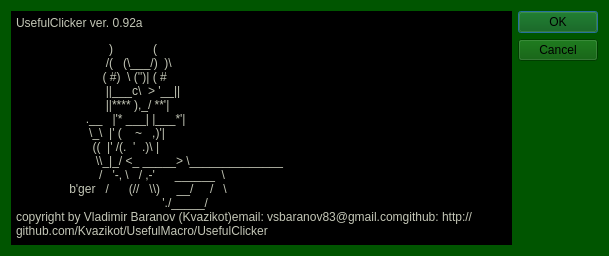
<?xml version="1.0" encoding="UTF-8"?>
<ui version="4.0">
 <class>AboutBox</class>
 <widget class="QDialog" name="AboutBox">
  <property name="geometry">
   <rect>
    <x>0</x>
    <y>0</y>
    <width>609</width>
    <height>256</height>
   </rect>
  </property>
  <property name="windowTitle">
   <string>About UsefulClicker</string>
  </property>
  <property name="styleSheet">
   <string notr="true">background-color: rgb(0, 85, 0);</string>
  </property>
  <layout class="QHBoxLayout" name="horizontalLayout">
   <item>
    <widget class="QTextEdit" name="textEdit">
     <property name="styleSheet">
      <string notr="true">background-color: rgb(0, 0, 0);
color: rgb(196, 199, 183);</string>
     </property>
     <property name="verticalScrollBarPolicy">
      <enum>Qt::ScrollBarAlwaysOff</enum>
     </property>
     <property name="horizontalScrollBarPolicy">
      <enum>Qt::ScrollBarAlwaysOff</enum>
     </property>
     <property name="html">
      <string>&lt;!DOCTYPE HTML PUBLIC &quot;-//W3C//DTD HTML 4.0//EN&quot; &quot;http://www.w3.org/TR/REC-html40/strict.dtd&quot;&gt;
&lt;html&gt;&lt;head&gt;&lt;meta name=&quot;qrichtext&quot; content=&quot;1&quot; /&gt;&lt;meta charset=&quot;utf-8&quot; /&gt;&lt;style type=&quot;text/css&quot;&gt;
p, li { white-space: pre-wrap; }
&lt;/style&gt;&lt;/head&gt;&lt;body style=&quot; font-family:'Segoe UI'; font-size:9pt; font-weight:400; font-style:normal;&quot;&gt;
&lt;p style=&quot; margin-top:0px; margin-bottom:0px; margin-left:0px; margin-right:0px; -qt-block-indent:0; text-indent:0px;&quot;&gt;&lt;span style=&quot; font-family:'Courier New';&quot;&gt;UsefulClicker ver. 0.92a&lt;/span&gt;&lt;/p&gt;
&lt;p style=&quot; margin-top:12px; margin-bottom:0px; margin-left:0px; margin-right:0px; -qt-block-indent:0; text-indent:0px;&quot;&gt;&lt;span style=&quot; font-family:'Courier New';&quot;&gt;                            )            (&lt;/span&gt;&lt;/p&gt;
&lt;p style=&quot; margin-top:0px; margin-bottom:0px; margin-left:0px; margin-right:0px; -qt-block-indent:0; text-indent:0px;&quot;&gt;&lt;span style=&quot; font-family:'Courier New';&quot;&gt;                           /(   (\___/)  )\&lt;/span&gt;&lt;/p&gt;
&lt;p style=&quot; margin-top:0px; margin-bottom:0px; margin-left:0px; margin-right:0px; -qt-block-indent:0; text-indent:0px;&quot;&gt;&lt;span style=&quot; font-family:'Courier New';&quot;&gt;                          ( #)  \ ('')| ( #&lt;/span&gt;&lt;/p&gt;
&lt;p style=&quot; margin-top:0px; margin-bottom:0px; margin-left:0px; margin-right:0px; -qt-block-indent:0; text-indent:0px;&quot;&gt;&lt;span style=&quot; font-family:'Courier New';&quot;&gt;                           ||___c\  &amp;gt; '__||&lt;/span&gt;&lt;/p&gt;
&lt;p style=&quot; margin-top:0px; margin-bottom:0px; margin-left:0px; margin-right:0px; -qt-block-indent:0; text-indent:0px;&quot;&gt;&lt;span style=&quot; font-family:'Courier New';&quot;&gt;                           ||**** ),_/ **'|&lt;/span&gt;&lt;/p&gt;
&lt;p style=&quot; margin-top:0px; margin-bottom:0px; margin-left:0px; margin-right:0px; -qt-block-indent:0; text-indent:0px;&quot;&gt;&lt;span style=&quot; font-family:'Courier New';&quot;&gt;                     .__   |'* ___| |___*'|&lt;/span&gt;&lt;/p&gt;
&lt;p style=&quot; margin-top:0px; margin-bottom:0px; margin-left:0px; margin-right:0px; -qt-block-indent:0; text-indent:0px;&quot;&gt;&lt;span style=&quot; font-family:'Courier New';&quot;&gt;                      \_\  |' (    ~   ,)'|&lt;/span&gt;&lt;/p&gt;
&lt;p style=&quot; margin-top:0px; margin-bottom:0px; margin-left:0px; margin-right:0px; -qt-block-indent:0; text-indent:0px;&quot;&gt;&lt;span style=&quot; font-family:'Courier New';&quot;&gt;                       ((  |' /(.  '  .)\ |&lt;/span&gt;&lt;/p&gt;
&lt;p style=&quot; margin-top:0px; margin-bottom:0px; margin-left:0px; margin-right:0px; -qt-block-indent:0; text-indent:0px;&quot;&gt;&lt;span style=&quot; font-family:'Courier New';&quot;&gt;                        \\_|_/ &amp;lt;_ _____&amp;gt; \______________&lt;/span&gt;&lt;/p&gt;
&lt;p style=&quot; margin-top:0px; margin-bottom:0px; margin-left:0px; margin-right:0px; -qt-block-indent:0; text-indent:0px;&quot;&gt;&lt;span style=&quot; font-family:'Courier New';&quot;&gt;                         /   '-, \   / ,-'      ______  \&lt;/span&gt;&lt;/p&gt;
&lt;p style=&quot; margin-top:0px; margin-bottom:0px; margin-left:0px; margin-right:0px; -qt-block-indent:0; text-indent:0px;&quot;&gt;&lt;span style=&quot; font-family:'Courier New';&quot;&gt;                b'ger   /      (//   \\)     __/     /   \&lt;/span&gt;&lt;/p&gt;
&lt;p style=&quot; margin-top:0px; margin-bottom:0px; margin-left:0px; margin-right:0px; -qt-block-indent:0; text-indent:0px;&quot;&gt;&lt;span style=&quot; font-family:'Courier New';&quot;&gt;                                            './_____/&lt;/span&gt;&lt;/p&gt;
&lt;p style=&quot; margin-top:0px; margin-bottom:12px; margin-left:0px; margin-right:0px; -qt-block-indent:0; text-indent:0px;&quot;&gt;&lt;span style=&quot; font-family:'Courier New';&quot;&gt;copyright by Vladimir Baranov (Kvazikot)email: vsbaranov83@gmail.comgithub: http://github.com/Kvazikot/UsefulMacro/UsefulClicker&lt;/span&gt;&lt;/p&gt;&lt;/body&gt;&lt;/html&gt;</string>
     </property>
    </widget>
   </item>
   <item>
    <widget class="QDialogButtonBox" name="buttonBox">
     <property name="orientation">
      <enum>Qt::Vertical</enum>
     </property>
     <property name="standardButtons">
      <set>QDialogButtonBox::Cancel|QDialogButtonBox::Ok</set>
     </property>
    </widget>
   </item>
  </layout>
 </widget>
 <resources/>
 <connections>
  <connection>
   <sender>buttonBox</sender>
   <signal>accepted()</signal>
   <receiver>AboutBox</receiver>
   <slot>accept()</slot>
   <hints>
    <hint type="sourcelabel">
     <x>520</x>
     <y>243</y>
    </hint>
    <hint type="destinationlabel">
     <x>157</x>
     <y>255</y>
    </hint>
   </hints>
  </connection>
  <connection>
   <sender>buttonBox</sender>
   <signal>rejected()</signal>
   <receiver>AboutBox</receiver>
   <slot>reject()</slot>
   <hints>
    <hint type="sourcelabel">
     <x>546</x>
     <y>246</y>
    </hint>
    <hint type="destinationlabel">
     <x>286</x>
     <y>255</y>
    </hint>
   </hints>
  </connection>
 </connections>
</ui>
